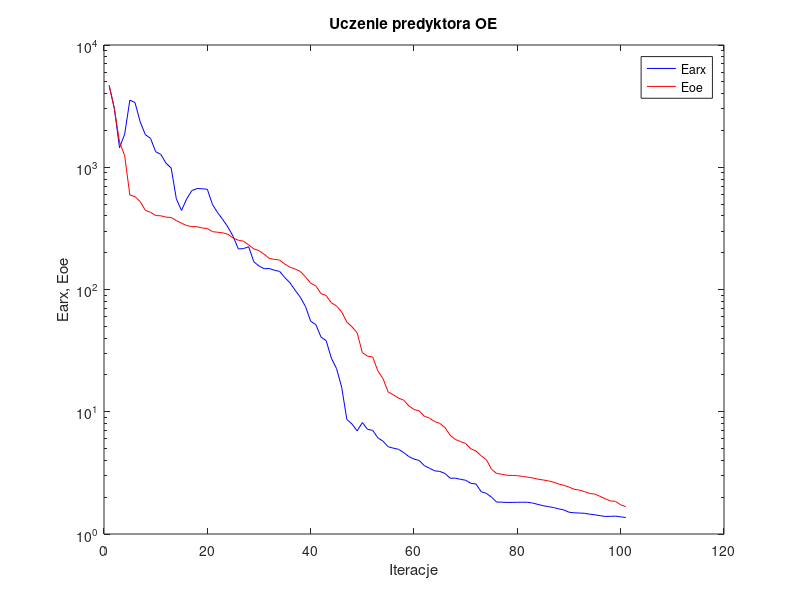
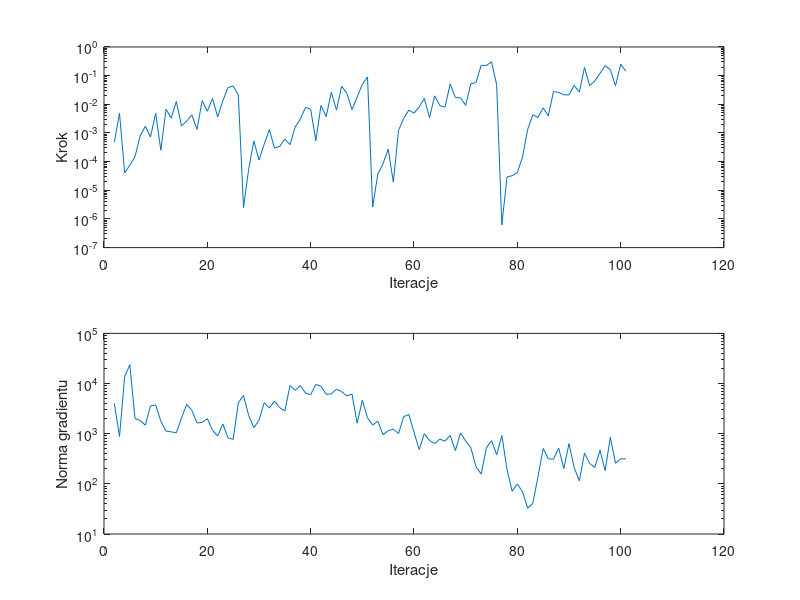

The MATLAB script that drew these images, in order:
%uczenie predyktora oe
clear all;
n=0; farx(n+1)=4.648787e+003; foe(n+1)=4.679222e+003; wspucz(n+1)=0.000000e+000; ng(n+1)=0.000000e+000;
%odnowa zmiennej metryki
n=1; farx(n+1)=3.037363e+003; foe(n+1)=3.021347e+003; krok(n+1)=4.838390e-004; ng(n+1)=4.005366e+003;
n=2; farx(n+1)=1.443483e+003; foe(n+1)=1.613057e+003; krok(n+1)=4.830641e-003; ng(n+1)=8.811248e+002;
n=3; farx(n+1)=1.866113e+003; foe(n+1)=1.244882e+003; krok(n+1)=4.037383e-005; ng(n+1)=1.372733e+004;
n=4; farx(n+1)=3.537631e+003; foe(n+1)=5.932494e+002; krok(n+1)=7.546424e-005; ng(n+1)=2.368846e+004;
n=5; farx(n+1)=3.381069e+003; foe(n+1)=5.749476e+002; krok(n+1)=1.493018e-004; ng(n+1)=2.005491e+003;
n=6; farx(n+1)=2.351902e+003; foe(n+1)=5.249095e+002; krok(n+1)=7.905261e-004; ng(n+1)=1.838803e+003;
n=7; farx(n+1)=1.847207e+003; foe(n+1)=4.437995e+002; krok(n+1)=1.721185e-003; ng(n+1)=1.476945e+003;
n=8; farx(n+1)=1.724760e+003; foe(n+1)=4.276853e+002; krok(n+1)=7.286945e-004; ng(n+1)=3.585089e+003;
n=9; farx(n+1)=1.339283e+003; foe(n+1)=4.026956e+002; krok(n+1)=4.892577e-003; ng(n+1)=3.741250e+003;
n=10; farx(n+1)=1.274081e+003; foe(n+1)=4.007480e+002; krok(n+1)=2.494331e-004; ng(n+1)=1.779753e+003;
n=11; farx(n+1)=1.079824e+003; foe(n+1)=3.910427e+002; krok(n+1)=6.734730e-003; ng(n+1)=1.128880e+003;
n=12; farx(n+1)=9.861330e+002; foe(n+1)=3.883899e+002; krok(n+1)=3.286413e-003; ng(n+1)=1.086611e+003;
n=13; farx(n+1)=5.521756e+002; foe(n+1)=3.661351e+002; krok(n+1)=1.258748e-002; ng(n+1)=1.044049e+003;
n=14; farx(n+1)=4.431445e+002; foe(n+1)=3.490302e+002; krok(n+1)=1.758026e-003; ng(n+1)=2.054599e+003;
n=15; farx(n+1)=5.511041e+002; foe(n+1)=3.331170e+002; krok(n+1)=2.607264e-003; ng(n+1)=3.854276e+003;
n=16; farx(n+1)=6.443675e+002; foe(n+1)=3.271949e+002; krok(n+1)=4.290347e-003; ng(n+1)=2.923725e+003;
n=17; farx(n+1)=6.697364e+002; foe(n+1)=3.260436e+002; krok(n+1)=1.329544e-003; ng(n+1)=1.633791e+003;
n=18; farx(n+1)=6.664538e+002; foe(n+1)=3.186842e+002; krok(n+1)=1.346946e-002; ng(n+1)=1.682367e+003;
n=19; farx(n+1)=6.604146e+002; foe(n+1)=3.155313e+002; krok(n+1)=5.711090e-003; ng(n+1)=1.988267e+003;
n=20; farx(n+1)=4.951853e+002; foe(n+1)=2.973477e+002; krok(n+1)=1.598627e-002; ng(n+1)=1.173615e+003;
n=21; farx(n+1)=4.248811e+002; foe(n+1)=2.939472e+002; krok(n+1)=3.621201e-003; ng(n+1)=8.990675e+002;
n=22; farx(n+1)=3.732361e+002; foe(n+1)=2.906887e+002; krok(n+1)=1.321526e-002; ng(n+1)=1.565753e+003;
n=23; farx(n+1)=3.229981e+002; foe(n+1)=2.826106e+002; krok(n+1)=3.854743e-002; ng(n+1)=8.276858e+002;
n=24; farx(n+1)=2.716034e+002; foe(n+1)=2.635289e+002; krok(n+1)=4.346837e-002; ng(n+1)=7.714372e+002;
n=25; farx(n+1)=2.147998e+002; foe(n+1)=2.528463e+002; krok(n+1)=2.113198e-002; ng(n+1)=4.136497e+003;
%odnowa zmiennej metryki
n=26; farx(n+1)=2.160468e+002; foe(n+1)=2.484871e+002; krok(n+1)=2.502989e-006; ng(n+1)=5.806249e+003;
n=27; farx(n+1)=2.236911e+002; foe(n+1)=2.315351e+002; krok(n+1)=5.445660e-005; ng(n+1)=2.313969e+003;
n=28; farx(n+1)=1.685092e+002; foe(n+1)=2.149226e+002; krok(n+1)=5.239523e-004; ng(n+1)=1.314777e+003;
n=29; farx(n+1)=1.557881e+002; foe(n+1)=2.079825e+002; krok(n+1)=1.133097e-004; ng(n+1)=1.849162e+003;
n=30; farx(n+1)=1.478832e+002; foe(n+1)=1.942111e+002; krok(n+1)=4.047370e-004; ng(n+1)=4.160341e+003;
n=31; farx(n+1)=1.485126e+002; foe(n+1)=1.796593e+002; krok(n+1)=1.317301e-003; ng(n+1)=3.237954e+003;
n=32; farx(n+1)=1.436335e+002; foe(n+1)=1.763159e+002; krok(n+1)=2.958143e-004; ng(n+1)=4.488067e+003;
n=33; farx(n+1)=1.405767e+002; foe(n+1)=1.741547e+002; krok(n+1)=3.383827e-004; ng(n+1)=3.311736e+003;
n=34; farx(n+1)=1.250492e+002; foe(n+1)=1.611280e+002; krok(n+1)=6.117412e-004; ng(n+1)=2.835324e+003;
n=35; farx(n+1)=1.134433e+002; foe(n+1)=1.522909e+002; krok(n+1)=3.921839e-004; ng(n+1)=9.087012e+003;
n=36; farx(n+1)=9.862281e+001; foe(n+1)=1.470393e+002; krok(n+1)=1.612540e-003; ng(n+1)=7.342299e+003;
n=37; farx(n+1)=8.645302e+001; foe(n+1)=1.405196e+002; krok(n+1)=3.049962e-003; ng(n+1)=9.112882e+003;
n=38; farx(n+1)=7.256208e+001; foe(n+1)=1.266957e+002; krok(n+1)=7.799544e-003; ng(n+1)=6.450459e+003;
n=39; farx(n+1)=5.500161e+001; foe(n+1)=1.126173e+002; krok(n+1)=6.752063e-003; ng(n+1)=5.985392e+003;
n=40; farx(n+1)=5.159579e+001; foe(n+1)=1.070835e+002; krok(n+1)=5.362933e-004; ng(n+1)=9.600349e+003;
n=41; farx(n+1)=4.086651e+001; foe(n+1)=9.246760e+001; krok(n+1)=9.128410e-003; ng(n+1)=8.832458e+003;
n=42; farx(n+1)=3.812656e+001; foe(n+1)=8.931123e+001; krok(n+1)=3.721397e-003; ng(n+1)=6.090658e+003;
n=43; farx(n+1)=2.745729e+001; foe(n+1)=7.792645e+001; krok(n+1)=2.642647e-002; ng(n+1)=6.221131e+003;
n=44; farx(n+1)=2.259226e+001; foe(n+1)=7.335640e+001; krok(n+1)=6.256921e-003; ng(n+1)=7.757693e+003;
n=45; farx(n+1)=1.588023e+001; foe(n+1)=6.559861e+001; krok(n+1)=4.256083e-002; ng(n+1)=6.893289e+003;
n=46; farx(n+1)=8.655656e+000; foe(n+1)=5.416653e+001; krok(n+1)=2.398987e-002; ng(n+1)=5.680584e+003;
n=47; farx(n+1)=7.930295e+000; foe(n+1)=4.950876e+001; krok(n+1)=6.545122e-003; ng(n+1)=6.160337e+003;
n=48; farx(n+1)=6.971095e+000; foe(n+1)=4.418453e+001; krok(n+1)=1.791379e-002; ng(n+1)=1.622765e+003;
n=49; farx(n+1)=8.161359e+000; foe(n+1)=3.044109e+001; krok(n+1)=4.953895e-002; ng(n+1)=4.649838e+003;
n=50; farx(n+1)=7.189010e+000; foe(n+1)=2.850487e+001; krok(n+1)=9.019770e-002; ng(n+1)=2.073968e+003;
%odnowa zmiennej metryki
n=51; farx(n+1)=7.037954e+000; foe(n+1)=2.806019e+001; krok(n+1)=2.604953e-006; ng(n+1)=1.489840e+003;
n=52; farx(n+1)=6.129280e+000; foe(n+1)=2.160773e+001; krok(n+1)=3.736809e-005; ng(n+1)=1.782025e+003;
n=53; farx(n+1)=5.739676e+000; foe(n+1)=1.866577e+001; krok(n+1)=8.388029e-005; ng(n+1)=9.556686e+002;
n=54; farx(n+1)=5.172356e+000; foe(n+1)=1.448497e+001; krok(n+1)=2.734728e-004; ng(n+1)=1.147713e+003;
n=55; farx(n+1)=5.037380e+000; foe(n+1)=1.377743e+001; krok(n+1)=1.916970e-005; ng(n+1)=1.229956e+003;
n=56; farx(n+1)=4.932264e+000; foe(n+1)=1.292015e+001; krok(n+1)=1.221241e-003; ng(n+1)=1.000068e+003;
n=57; farx(n+1)=4.636547e+000; foe(n+1)=1.245131e+001; krok(n+1)=3.204735e-003; ng(n+1)=2.181418e+003;
n=58; farx(n+1)=4.300152e+000; foe(n+1)=1.116784e+001; krok(n+1)=6.244283e-003; ng(n+1)=2.417338e+003;
n=59; farx(n+1)=4.099435e+000; foe(n+1)=1.044274e+001; krok(n+1)=4.896932e-003; ng(n+1)=1.072981e+003;
n=60; farx(n+1)=3.994544e+000; foe(n+1)=1.016979e+001; krok(n+1)=8.055458e-003; ng(n+1)=4.831483e+002;
n=61; farx(n+1)=3.626208e+000; foe(n+1)=9.190046e+000; krok(n+1)=1.600678e-002; ng(n+1)=1.001467e+003;
n=62; farx(n+1)=3.452238e+000; foe(n+1)=8.866139e+000; krok(n+1)=3.427028e-003; ng(n+1)=7.308745e+002;
n=63; farx(n+1)=3.286175e+000; foe(n+1)=8.319480e+000; krok(n+1)=1.971968e-002; ng(n+1)=6.353545e+002;
n=64; farx(n+1)=3.251356e+000; foe(n+1)=8.032102e+000; krok(n+1)=8.929289e-003; ng(n+1)=7.788645e+002;
n=65; farx(n+1)=3.127003e+000; foe(n+1)=7.418958e+000; krok(n+1)=7.947193e-003; ng(n+1)=7.108349e+002;
n=66; farx(n+1)=2.859502e+000; foe(n+1)=6.414687e+000; krok(n+1)=5.112424e-002; ng(n+1)=9.289060e+002;
n=67; farx(n+1)=2.864032e+000; foe(n+1)=5.936834e+000; krok(n+1)=1.726831e-002; ng(n+1)=4.594616e+002;
n=68; farx(n+1)=2.800404e+000; foe(n+1)=5.705598e+000; krok(n+1)=1.680696e-002; ng(n+1)=1.032493e+003;
n=69; farx(n+1)=2.752050e+000; foe(n+1)=5.495303e+000; krok(n+1)=9.240905e-003; ng(n+1)=7.165167e+002;
n=70; farx(n+1)=2.599391e+000; foe(n+1)=4.977197e+000; krok(n+1)=5.214880e-002; ng(n+1)=5.246425e+002;
n=71; farx(n+1)=2.564120e+000; foe(n+1)=4.775808e+000; krok(n+1)=5.722022e-002; ng(n+1)=2.186276e+002;
n=72; farx(n+1)=2.219402e+000; foe(n+1)=4.357657e+000; krok(n+1)=2.293950e-001; ng(n+1)=1.569151e+002;
n=73; farx(n+1)=2.150422e+000; foe(n+1)=4.059666e+000; krok(n+1)=2.268451e-001; ng(n+1)=5.175833e+002;
n=74; farx(n+1)=2.002590e+000; foe(n+1)=3.388832e+000; krok(n+1)=3.029139e-001; ng(n+1)=7.274899e+002;
n=75; farx(n+1)=1.824040e+000; foe(n+1)=3.128151e+000; krok(n+1)=4.818488e-002; ng(n+1)=3.813468e+002;
%odnowa zmiennej metryki
n=76; farx(n+1)=1.821722e+000; foe(n+1)=3.082503e+000; krok(n+1)=6.180228e-007; ng(n+1)=9.227297e+002;
n=77; farx(n+1)=1.812372e+000; foe(n+1)=3.023775e+000; krok(n+1)=2.921834e-005; ng(n+1)=1.949802e+002;
n=78; farx(n+1)=1.813709e+000; foe(n+1)=3.015396e+000; krok(n+1)=3.223647e-005; ng(n+1)=7.114763e+001;
n=79; farx(n+1)=1.816204e+000; foe(n+1)=2.996121e+000; krok(n+1)=4.136800e-005; ng(n+1)=9.933686e+001;
n=80; farx(n+1)=1.820701e+000; foe(n+1)=2.963519e+000; krok(n+1)=1.442478e-004; ng(n+1)=6.975307e+001;
n=81; farx(n+1)=1.816357e+000; foe(n+1)=2.917248e+000; krok(n+1)=1.345435e-003; ng(n+1)=3.268524e+001;
n=82; farx(n+1)=1.790397e+000; foe(n+1)=2.871695e+000; krok(n+1)=4.312903e-003; ng(n+1)=4.095049e+001;
n=83; farx(n+1)=1.744920e+000; foe(n+1)=2.807225e+000; krok(n+1)=3.485603e-003; ng(n+1)=1.389256e+002;
n=84; farx(n+1)=1.704761e+000; foe(n+1)=2.767538e+000; krok(n+1)=7.505960e-003; ng(n+1)=5.091671e+002;
n=85; farx(n+1)=1.674518e+000; foe(n+1)=2.719045e+000; krok(n+1)=3.966104e-003; ng(n+1)=3.162745e+002;
n=86; farx(n+1)=1.646196e+000; foe(n+1)=2.657018e+000; krok(n+1)=2.782508e-002; ng(n+1)=3.098661e+002;
n=87; farx(n+1)=1.605460e+000; foe(n+1)=2.564342e+000; krok(n+1)=2.607440e-002; ng(n+1)=5.171264e+002;
n=88; farx(n+1)=1.573162e+000; foe(n+1)=2.501243e+000; krok(n+1)=2.142359e-002; ng(n+1)=2.016404e+002;
n=89; farx(n+1)=1.507943e+000; foe(n+1)=2.423522e+000; krok(n+1)=2.142359e-002; ng(n+1)=6.340108e+002;
n=90; farx(n+1)=1.490301e+000; foe(n+1)=2.323119e+000; krok(n+1)=4.544795e-002; ng(n+1)=2.110336e+002;
n=91; farx(n+1)=1.484254e+000; foe(n+1)=2.287056e+000; krok(n+1)=2.674687e-002; ng(n+1)=1.149459e+002;
n=92; farx(n+1)=1.477290e+000; foe(n+1)=2.222437e+000; krok(n+1)=1.933624e-001; ng(n+1)=4.100625e+002;
n=93; farx(n+1)=1.453422e+000; foe(n+1)=2.147006e+000; krok(n+1)=4.446078e-002; ng(n+1)=2.555850e+002;
n=94; farx(n+1)=1.435511e+000; foe(n+1)=2.122449e+000; krok(n+1)=6.524238e-002; ng(n+1)=2.121315e+002;
n=95; farx(n+1)=1.411589e+000; foe(n+1)=2.032270e+000; krok(n+1)=1.202721e-001; ng(n+1)=4.660992e+002;
n=96; farx(n+1)=1.392918e+000; foe(n+1)=1.945337e+000; krok(n+1)=2.214681e-001; ng(n+1)=1.838577e+002;
n=97; farx(n+1)=1.394354e+000; foe(n+1)=1.864609e+000; krok(n+1)=1.613755e-001; ng(n+1)=8.500420e+002;
n=98; farx(n+1)=1.399701e+000; foe(n+1)=1.849313e+000; krok(n+1)=4.446078e-002; ng(n+1)=2.575487e+002;
n=99; farx(n+1)=1.380714e+000; foe(n+1)=1.732676e+000; krok(n+1)=2.496347e-001; ng(n+1)=3.144823e+002;
n=100; farx(n+1)=1.365146e+000; foe(n+1)=1.673378e+000; krok(n+1)=1.442609e-001; ng(n+1)=3.153754e+002;

figure; semilogy(farx,'b'); hold on; semilogy(foe,'r'); xlabel('Iteracje'); ylabel('Earx, Eoe'); legend('Earx','Eoe'); title('Uczenie predyktora OE');
figure; subplot(2,1,1); semilogy(krok); xlabel('Iteracje'); ylabel('Krok');
subplot(2,1,2); semilogy(ng); xlabel('Iteracje'); ylabel('Norma gradientu');
Earx=farx(n+1)
Eoe=foe(n+1)
